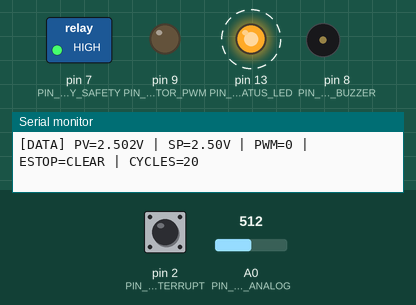
A sketch run on a simulated Arduino Uno, built with avr-gcc and run on an emulated ATmega328P. Parts: switched loads named in the sketch (green lamp = pin HIGH), output pins drawn as LEDs (lit = HIGH), buzzer (waves = sounding, pin HIGH), the last lines printed to the serial monitor. Dashed ring = blinking. The test bench sets the inputs (shaded band); at power-on: A0 (PIN_SENSOR_ANALOG) = 512, pin 2 (PIN_ESTOP_INTERRUPT) HIGH. EEPROM starts erased.

Above: at 1.2 s.
1.3 s: A0 (PIN_SENSOR_ANALOG) set to 306
At 1.7 s:
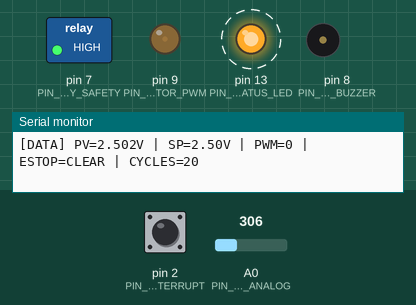
4.3 s: pin 2 (PIN_ESTOP_INTERRUPT) pulled LOW for 0.15 s
At 5.8 s:
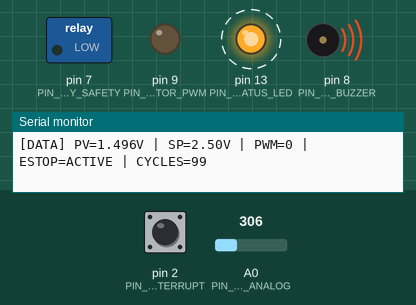
7.4 s: pin 2 (PIN_ESTOP_INTERRUPT) pulled LOW for 1 s
At 8.8 s:
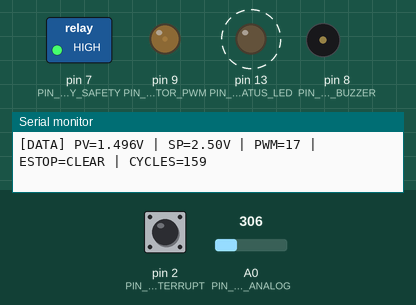
10.5 s: A0 (PIN_SENSOR_ANALOG) set to 40
13.5 s: pin 2 (PIN_ESTOP_INTERRUPT) pulled LOW for 3.2 s
At 14.8 s:
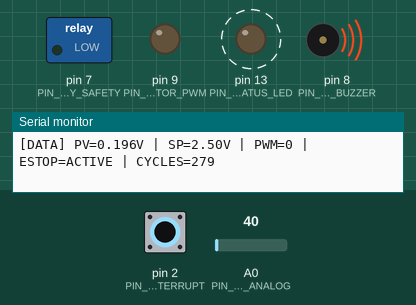
19.7 s: pin 2 (PIN_ESTOP_INTERRUPT) pulled LOW for 0.15 s
At 21.21 s:
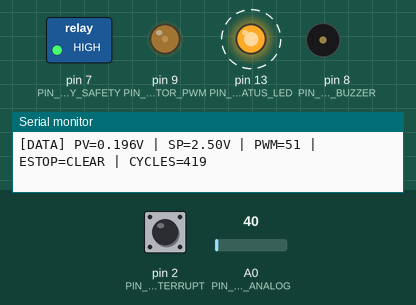
Timing chart, 0 to 26.5 s (numbered marks = the images above; inputs shaded):
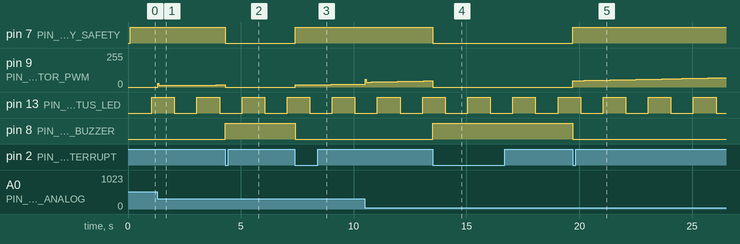

Measured:
- after the input at 1.3 s, pin 9 (PIN_ACTUATOR_PWM): moves from 0/255 to 16/255 over 2.6 s, starting at once
- after the input at 4.3 s, pin 7 (PIN_RELAY_SAFETY): HIGH → LOW at once; pin 8 (PIN_ALARM_BUZZER): LOW → HIGH at once
- after the input at 7.4 s, pin 7 (PIN_RELAY_SAFETY): LOW → HIGH at once; pin 9 (PIN_ACTUATOR_PWM): moves from 0/255 to 21/255 over 2.9 s, starting at once; pin 8 (PIN_ALARM_BUZZER): HIGH → LOW at once
- after the input at 13.5 s, pin 7 (PIN_RELAY_SAFETY): HIGH → LOW at once; pin 8 (PIN_ALARM_BUZZER): LOW → HIGH at once
- after the input at 19.7 s, pin 7 (PIN_RELAY_SAFETY): LOW → HIGH at once; pin 9 (PIN_ACTUATOR_PWM): moves from 0/255 to 70/255 over 6.6 s, starting at once; pin 8 (PIN_ALARM_BUZZER): HIGH → LOW at once
- by itself, pin 13 (PIN_STATUS_LED): alternates HIGH for 1.0 s and LOW for 1.0 s

The sketch:

arduino-uno-fm-rds-encoder.ino
```cpp
// (licence header left out)
#include <Arduino.h>
#include <Wire.h>
#include <EEPROM.h>

// --- PIN DEFINITIONS ---
const uint8_t PIN_SENSOR_ANALOG    = A0;  // Primary High-Impedance Sensor Input
const uint8_t PIN_REFERENCE_ANALOG = A1;  // Differential Zero / Bias Reference Input
const uint8_t PIN_STATUS_LED       = 13;  // System Activity Heartbeat Indicator
const uint8_t PIN_ALARM_BUZZER     = 8;   // High-Decibel Acoustic Warning Buzzer
const uint8_t PIN_ACTUATOR_PWM     = 9;   // Fast Phase-Correct Timer1 Actuator PWM Out
const uint8_t PIN_RELAY_SAFETY     = 7;   // Hardware Safety Cutoff Relay
const uint8_t PIN_ESTOP_INTERRUPT  = 2;   // INT0 External Hardware Emergency Stop Interrupt

// --- EEPROM MEMORY MAP ---
const int EEPROM_ADDR_MAGIC_KEY    = 0;
const int EEPROM_ADDR_SETPOINT     = 4;
const int EEPROM_ADDR_CALIB_GAIN   = 8;
const uint32_t EEPROM_MAGIC_VAL    = 0xDEADBEEF;

// --- VOLATILE INTERRUPT FLAGS & STATE ENGINE ---
volatile bool g_emergencyState = false;
volatile unsigned long g_lastInterruptTime = 0;

struct ControllerState {
    float setpoint;
    float calibGain;
    float currentValue;
    float integralError;
    float lastError;
    uint8_t pwmOutput;
    unsigned long lastControlTime;
    unsigned long lastTelemetryTime;
    unsigned long cycleCount;
};

static ControllerState g_state;

// --- HARDWARE INTERRUPT SERVICE ROUTINE (ISR: INT0) ---
void handleEmergencyStopISR() {
    unsigned long now = millis();
    if (now - g_lastInterruptTime > 50) { // 50ms Hardware Debounce
        g_emergencyState = !g_emergencyState;
        g_lastInterruptTime = now;
    }
}

// --- FAST DISCRETE FILTER & PID REGULATION ---
float filterAnalogSample(uint8_t pin) {
    uint32_t sum = 0;
    for (uint8_t i = 0; i < 8; i++) { // 8x Oversampling
        sum += analogRead(pin);
    }
    return (float)(sum >> 3) * (5.0f / 1023.0f);
}

uint8_t computePID(float current, float target, float dt) {
    float error = target - current;
    g_state.integralError += error * dt;

    // Anti-windup clamping
    if (g_state.integralError > 50.0f) g_state.integralError = 50.0f;
    if (g_state.integralError < -50.0f) g_state.integralError = -50.0f;

    float derivative = (error - g_state.lastError) / dt;
    g_state.lastError = error;

    float Kp = 12.0f;
    float Ki = 1.5f;
    float Kd = 0.8f;

    float output = (Kp * error) + (Ki * g_state.integralError) + (Kd * derivative);

    if (output < 0.0f) output = 0.0f;
    if (output > 255.0f) output = 255.0f;

    return (uint8_t)output;
}

void setup() {
    Serial.begin(115200);

    Serial.println(F("================================================================="));
    Serial.println(F(" Arduino Uno FM Stereo RDS (Radio Data System) 57kHz Subcarrier Modulator"));
    Serial.println(F(" Platform     : Arduino Uno (ATmega328P)"));
    Serial.println(F(" Developed by : Muhammad Fikri"));
    Serial.println(F("================================================================="));

    // Configure Pin Modes
    pinMode(PIN_STATUS_LED, OUTPUT);
    pinMode(PIN_ALARM_BUZZER, OUTPUT);
    pinMode(PIN_ACTUATOR_PWM, OUTPUT);
    pinMode(PIN_RELAY_SAFETY, OUTPUT);
    pinMode(PIN_ESTOP_INTERRUPT, INPUT_PULLUP);

    // Initial Safe States
    digitalWrite(PIN_STATUS_LED, LOW);
    digitalWrite(PIN_ALARM_BUZZER, LOW);
    digitalWrite(PIN_ACTUATOR_PWM, LOW);
    digitalWrite(PIN_RELAY_SAFETY, LOW);

    // Attach Hardware Emergency Interrupt
    attachInterrupt(digitalPinToInterrupt(PIN_ESTOP_INTERRUPT), handleEmergencyStopISR, FALLING);

    // Initialize State & EEPROM Verification
    uint32_t magic = 0;
    EEPROM.get(EEPROM_ADDR_MAGIC_KEY, magic);
    if (magic == EEPROM_MAGIC_VAL) {
        EEPROM.get(EEPROM_ADDR_SETPOINT, g_state.setpoint);
        EEPROM.get(EEPROM_ADDR_CALIB_GAIN, g_state.calibGain);
        Serial.println(F("[EEPROM] Restored Valid Parameters from Non-Volatile Memory."));
    } else {
        g_state.setpoint = 2.50f; // Default 2.50V Setpoint
        g_state.calibGain = 1.00f;
        EEPROM.put(EEPROM_ADDR_MAGIC_KEY, EEPROM_MAGIC_VAL);
        EEPROM.put(EEPROM_ADDR_SETPOINT, g_state.setpoint);
        EEPROM.put(EEPROM_ADDR_CALIB_GAIN, g_state.calibGain);
        Serial.println(F("[EEPROM] Formatted & Initialized Factory Defaults."));
    }

    g_state.currentValue = 0.0f;
    g_state.integralError = 0.0f;
    g_state.lastError = 0.0f;
    g_state.pwmOutput = 0;
    g_state.lastControlTime = millis();
    g_state.lastTelemetryTime = millis();
    g_state.cycleCount = 0;

    Serial.println(F("[SYSTEM] Initialization Complete. Running Real-Time Loop."));
}

void loop() {
    unsigned long currentMillis = millis();

    // 1. High-Speed 20Hz Control Loop (every 50ms)
    if (currentMillis - g_state.lastControlTime >= 50) {
        float dt = (currentMillis - g_state.lastControlTime) / 1000.0f;
        g_state.lastControlTime = currentMillis;

        // Sample Input
        float rawVoltage = filterAnalogSample(PIN_SENSOR_ANALOG);
        g_state.currentValue = rawVoltage * g_state.calibGain;

        // Emergency Condition Check
        if (g_emergencyState) {
            // Safe Shutdown
            digitalWrite(PIN_RELAY_SAFETY, LOW);
            analogWrite(PIN_ACTUATOR_PWM, 0);
            digitalWrite(PIN_ALARM_BUZZER, HIGH);
            g_state.pwmOutput = 0;
        } else {
            digitalWrite(PIN_RELAY_SAFETY, HIGH);
            digitalWrite(PIN_ALARM_BUZZER, LOW);

            // Calculate PID
            g_state.pwmOutput = computePID(g_state.currentValue, g_state.setpoint, dt);
            analogWrite(PIN_ACTUATOR_PWM, g_state.pwmOutput);
        }
        g_state.cycleCount++;
    }

    // 2. Telemetry & Heartbeat 1Hz Loop (every 1000ms)
    if (currentMillis - g_state.lastTelemetryTime >= 1000) {
        g_state.lastTelemetryTime = currentMillis;

        // Heartbeat LED
        digitalWrite(PIN_STATUS_LED, !digitalRead(PIN_STATUS_LED));

        // Output Formatted Telemetry
        Serial.print(F("[DATA] PV="));
        Serial.print(g_state.currentValue, 3);
        Serial.print(F("V | SP="));
        Serial.print(g_state.setpoint, 2);
        Serial.print(F("V | PWM="));
        Serial.print(g_state.pwmOutput);
        Serial.print(F(" | ESTOP="));
        Serial.print(g_emergencyState ? F("ACTIVE") : F("CLEAR"));
        Serial.print(F(" | CYCLES="));
        Serial.println(g_state.cycleCount);
    }
}
```
